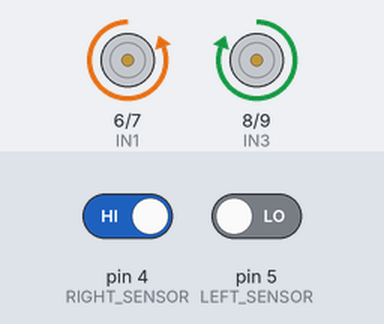
A sketch run on a simulated Arduino Uno, built with avr-gcc and run on an emulated ATmega328P. On the bench: motor-driver pin pairs drawn as motors (green arrow = first pin HIGH = forward, orange = second pin HIGH = backward, longer = more drive). Inputs (shaded band) come from the test bench; at power-on: pin 4 (RIGHT_SENSOR) HIGH, pin 5 (LEFT_SENSOR) LOW.

Above: at 3.2 s.
3.3 s: pin 4 (RIGHT_SENSOR) driven LOW
At 4.5 s:
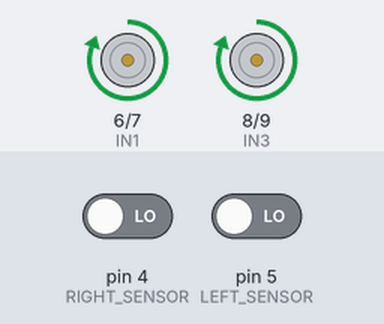
4.8 s: pin 5 (LEFT_SENSOR) driven HIGH
At 5.6 s:
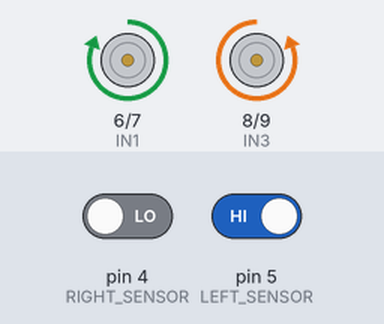
6.3 s: pin 5 (LEFT_SENSOR) driven LOW
At 6.8 s:
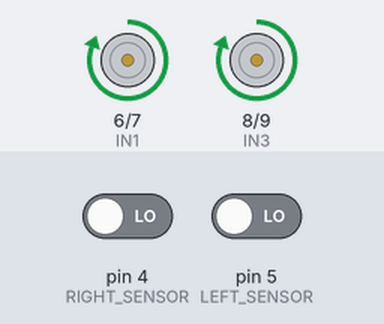
7.8 s: pin 4 (RIGHT_SENSOR) driven HIGH
At 9.1 s:
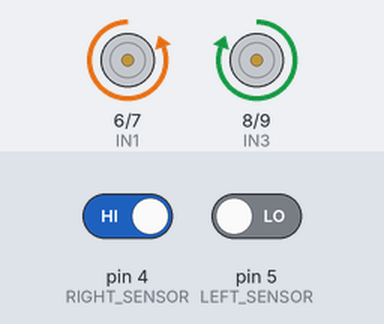
Timing chart, 0 to 10.3 s (numbered marks = the images above; inputs shaded):
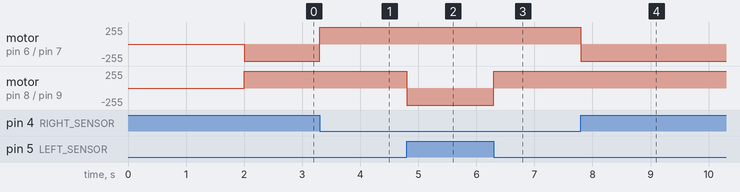

The sketch:

17_line_follower.ino
```cpp
/*
  المستوى المتوسط — المشروع 2: سيارة تتبع الخط (Line Follower)
  كتاب: 38 مشروع في شهر — لؤي النصري (@robotlouay)

  التوصيل:
    حساس الخط الأيمن OUT → Pin 4     حساس الخط الأيسر OUT → Pin 5
    VCC الحساسين → 5V ، GND → GND
    L298N: IN1 → Pin 6   IN2 → Pin 7   IN3 → Pin 8   IN4 → Pin 9
           OUT1/OUT2 → المحرك الأيمن   OUT3/OUT4 → المحرك الأيسر
           12V ← موجب البطارية (7.4V)  GND ← سالب البطارية + GND الأردوينو
           5V (من L298N) → VIN في الأردوينو (اختياري لتغذية اللوحة)
           ENA و ENB: اترك الجمبر في مكانه (سرعة كاملة)
  أغلب الحساسات تعطي HIGH فوق الأسود و LOW فوق الأبيض. إن كان حساسك معكوساً غيّر BLACK.
*/

const int RIGHT_SENSOR = 4;
const int LEFT_SENSOR  = 5;
const int IN1 = 6, IN2 = 7;   // المحرك الأيمن
const int IN3 = 8, IN4 = 9;   // المحرك الأيسر
const int BLACK = HIGH;

void motors(int r, int l) {   // 1 = للأمام ، -1 = للخلف ، 0 = توقف
  digitalWrite(IN1, r == 1);  digitalWrite(IN2, r == -1);
  digitalWrite(IN3, l == 1);  digitalWrite(IN4, l == -1);
}

void setup() {
  pinMode(RIGHT_SENSOR, INPUT);
  pinMode(LEFT_SENSOR, INPUT);
  pinMode(IN1, OUTPUT); pinMode(IN2, OUTPUT);
  pinMode(IN3, OUTPUT); pinMode(IN4, OUTPUT);
  delay(2000);                 // وقت لوضع الروبوت على المسار
}

void loop() {
  bool rightOnBlack = digitalRead(RIGHT_SENSOR) == BLACK;
  bool leftOnBlack  = digitalRead(LEFT_SENSOR)  == BLACK;

  if (!rightOnBlack && !leftOnBlack)      motors(1, 1);    // الخط بين الحساسين → للأمام
  else if (rightOnBlack && !leftOnBlack)  motors(-1, 1);   // الخط على اليمين → انعطف يميناً
  else if (!rightOnBlack && leftOnBlack)  motors(1, -1);   // الخط على اليسار → انعطف يساراً
  else                                    motors(0, 0);    // تقاطع أو نهاية المسار → توقف
}
```

Measured:
- after the input at 3.3 s, motor on pin 6 (IN1) / pin 7 (IN2): backward 255/255 → forward 255/255 at once
- after the input at 4.8 s, motor on pin 8 (IN3) / pin 9 (IN4): forward 255/255 → backward 255/255 at once
- after the input at 6.3 s, motor on pin 8 (IN3) / pin 9 (IN4): backward 255/255 → forward 255/255 at once
- after the input at 7.8 s, motor on pin 6 (IN1) / pin 7 (IN2): forward 255/255 → backward 255/255 at once
